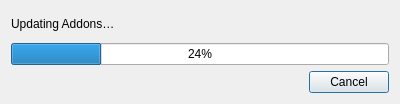
<?xml version="1.0" encoding="UTF-8"?>
<ui version="4.0">
 <class>Dialog</class>
 <widget class="QDialog" name="Dialog">
  <property name="geometry">
   <rect>
    <x>0</x>
    <y>0</y>
    <width>400</width>
    <height>104</height>
   </rect>
  </property>
  <property name="windowTitle">
   <string>Updating Addons</string>
  </property>
  <property name="modal">
   <bool>true</bool>
  </property>
  <layout class="QVBoxLayout" name="verticalLayout">
   <item>
    <widget class="QLabel" name="label">
     <property name="text">
      <string>Updating Addons…</string>
     </property>
    </widget>
   </item>
   <item>
    <widget class="QProgressBar" name="progressBar">
     <property name="value">
      <number>24</number>
     </property>
    </widget>
   </item>
   <item>
    <widget class="QDialogButtonBox" name="buttonBox">
     <property name="orientation">
      <enum>Qt::Horizontal</enum>
     </property>
     <property name="standardButtons">
      <set>QDialogButtonBox::Cancel</set>
     </property>
    </widget>
   </item>
  </layout>
 </widget>
 <resources/>
 <connections>
  <connection>
   <sender>buttonBox</sender>
   <signal>accepted()</signal>
   <receiver>Dialog</receiver>
   <slot>accept()</slot>
   <hints>
    <hint type="sourcelabel">
     <x>248</x>
     <y>254</y>
    </hint>
    <hint type="destinationlabel">
     <x>157</x>
     <y>274</y>
    </hint>
   </hints>
  </connection>
  <connection>
   <sender>buttonBox</sender>
   <signal>rejected()</signal>
   <receiver>Dialog</receiver>
   <slot>reject()</slot>
   <hints>
    <hint type="sourcelabel">
     <x>316</x>
     <y>260</y>
    </hint>
    <hint type="destinationlabel">
     <x>286</x>
     <y>274</y>
    </hint>
   </hints>
  </connection>
 </connections>
</ui>
